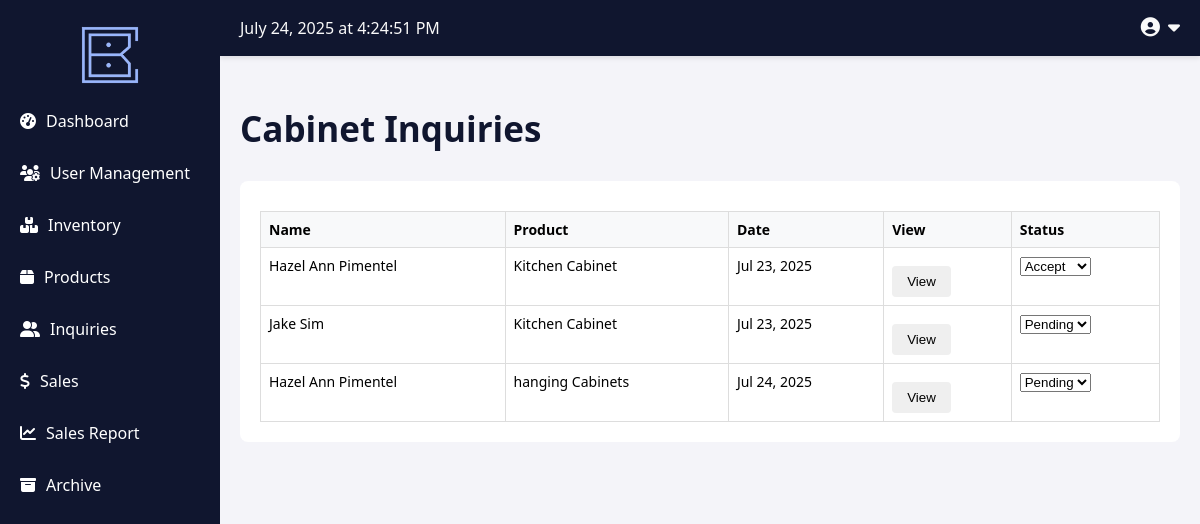
Page /CabstoneInventory/admin/inquire.php (signed in) on the committed database.
### tables this page shows
CREATE TABLE `inquire` (
  `inq_id` varchar(10) NOT NULL,
  `email` varchar(100) NOT NULL,
  `cont_no` varchar(15) NOT NULL,
  `name` varchar(100) NOT NULL,
  `address` varchar(255) NOT NULL,
  `com_method` enum('Messenger','Viber') NOT NULL,
  `length` varchar(20) NOT NULL,
  `width` varchar(20) NOT NULL,
  `height` varchar(20) NOT NULL,
  `budget` int(6) NOT NULL,
  `query` text NOT NULL,
  `date` date DEFAULT NULL,
  `user_id` varchar(10) DEFAULT NULL,
  `product_id` varchar(10) DEFAULT NULL,
  `status` enum('Pending','Accept','Decline') DEFAULT 'Pending'
);

CREATE TABLE `product` (
  `product_id` varchar(10) NOT NULL,
  `product` varchar(100) NOT NULL,
  `image` blob NOT NULL,
  `description` text NOT NULL,
  `sold` int(5) NOT NULL
);

### CabstoneInventory/admin/inquire.php (the view, shortened to what this page needs)
<?php
include '../lib/db/db.php';
$sql = "
    SELECT
        i.*,
        p.product
    FROM
        inquire i
    LEFT JOIN
        product p ON i.product_id = p.product_id
";
$result = $conn->query($sql);
?>
<!DOCTYPE html>
<html>
<head>
    <link rel="stylesheet" href="../lib/css/style.css">
</head>
<body>
<?php include 'sidebar.php'; ?>
<div class="main-content">
    <?php include 'header.php';?>
    <h2 style="text-align: left; color: #10162F; font-size: 35px;">Cabinet Inquiries</h2>
    <div class="table-box">
        <table class="table">
            <thead>
                <tr>
                    <th>Name</th>
                    <th>Product</th>
                    <th>Date</th>
                    <th>View</th>
                    <th>Status</th>
                </tr>
            </thead>
            <tbody>
                <?php if ($result->num_rows > 0): ?>
                    <?php while ($row = $result->fetch_assoc()): ?>
                        <tr>
                            <td><?= htmlspecialchars($row['name']) ?></td>
                            <td><?= htmlspecialchars($row['product']) ?></td>
                            <td><?= date('M d, Y', strtotime($row['date'])) ?></td>
                            <td>
                                <?php
                                    $encodedData = json_encode($row, JSON_HEX_TAG | JSON_HEX_APOS | JSON_HEX_QUOT | JSON_HEX_AMP);
                                    echo "<button onclick='viewInquiry($encodedData)'>View</button>";
                                ?>
                            </td>
                            <td>
                                <form method="post">
                                    <select name="status" onchange="this.form.submit()">
                                        <option value="Pending" <?= $row['status'] == 'Pending' ? 'selected' : '' ?>>Pending</option>
                                        <option value="Accept" <?= $row['status'] == 'Accept' ? 'selected' : '' ?>>Accept</option>
                                    </select>
                                </form>
                            </td>
                        </tr>
                    <?php endwhile; ?>
                <?php else: ?>
                    <tr><td colspan="5">No inquiries found.</td></tr>
                <?php endif; ?>
            </tbody>
        </table>
    </div>
</div>
</body>
</html>

### CabstoneInventory/admin/sidebar.php
<link rel="stylesheet" href="../lib/css/sidebar.css">
<link rel="stylesheet" href="https://cdnjs.cloudflare.com/ajax/libs/font-awesome/6.5.0/css/all.min.css">
<div class="sidebar">
    <div class="logo">
        <img src="../assets/lightlogo.png" alt="Logo">
    </div>
    <ul>
        <li><a href="dashboard.php"><i class="fas fa-tachometer-alt"></i> Dashboard</a></li>
        <li><a href="user_management.php"><i class="fas fa-users-cog"></i> User Management</a></li>
        <li><a href="raw_material.php"><i class="fas fa-boxes"></i> Inventory</a></li>
        <li><a href="products.php"><i class="fa-solid fa-box"></i>Products</a></li>
        <li><a href="inquire.php"><i class="fas fa-user-friends"></i> Inquiries</a></li>
        <li><a href="sales.php"><i class="fa-solid fa-dollar-sign"></i> Sales</a></li>
        <li><a href="sales-report.php"><i class="fas fa-chart-line"></i> Sales Report</a></li>
        <li><a href="archive.php"><i class="fas fa-archive"></i> Archive</a></li>
    </ul>
</div>

### CabstoneInventory/admin/header.php (shortened to what this page needs)
<div class="header">
    <span class="datetime" id="datetime"></span>
    <div class="user-dropdown">
        <span class="user" id="userToggle">
        <i class="fas fa-user-circle"></i> <?php echo $_SESSION['fullname']; ?> <i class="fas fa-caret-down"></i>
        </span>
    </div>
</div>

### rows in the picture
inquire: name "Hazel Ann Pimentel", product.product "Kitchen Cabinet", date "Jul 23, 2025", status "Accept"
inquire: name "Jake Sim", product.product "Kitchen Cabinet", date "Jul 23, 2025", status "Pending"
inquire: name "Hazel Ann Pimentel", product.product "hanging Cabinets", date "Jul 24, 2025", status "Pending"
